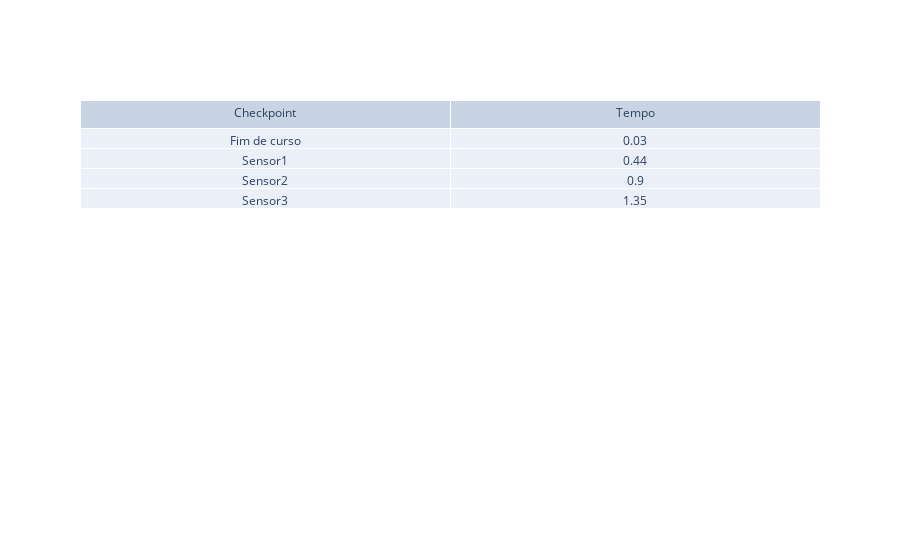
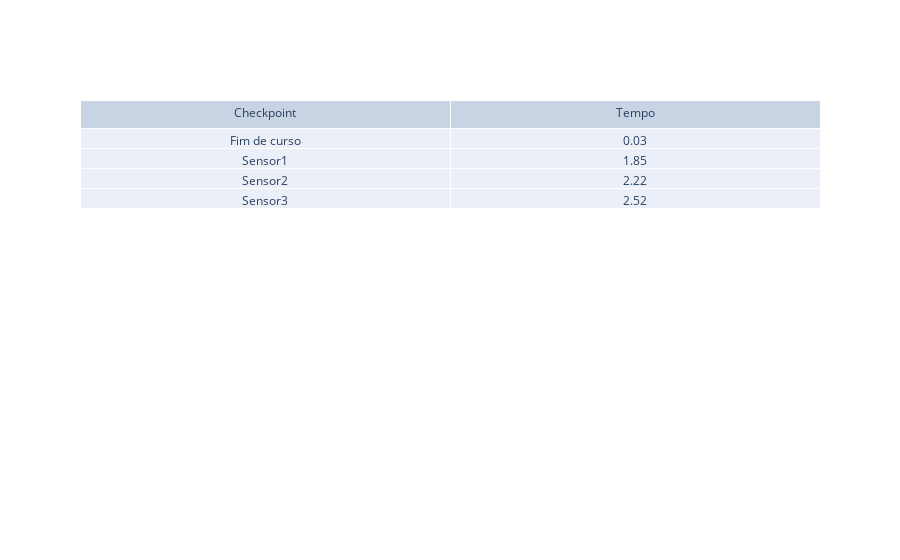
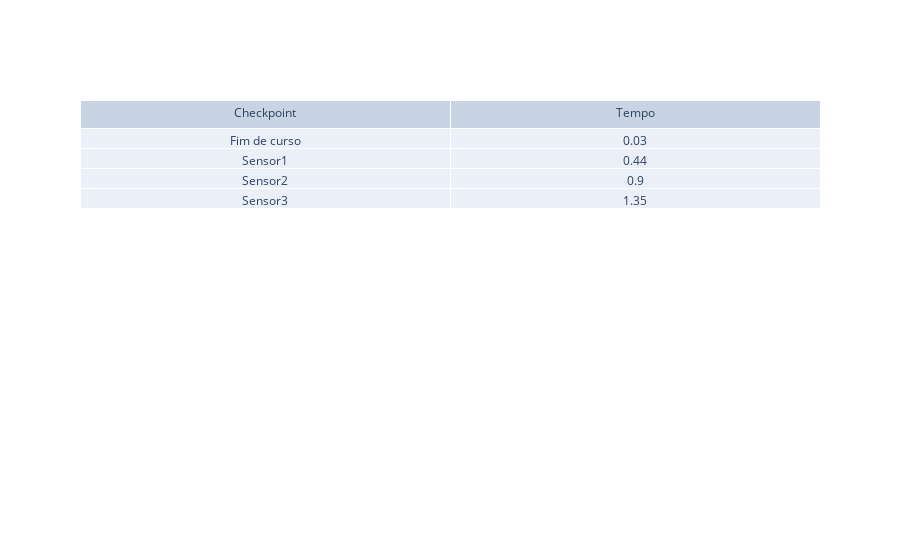
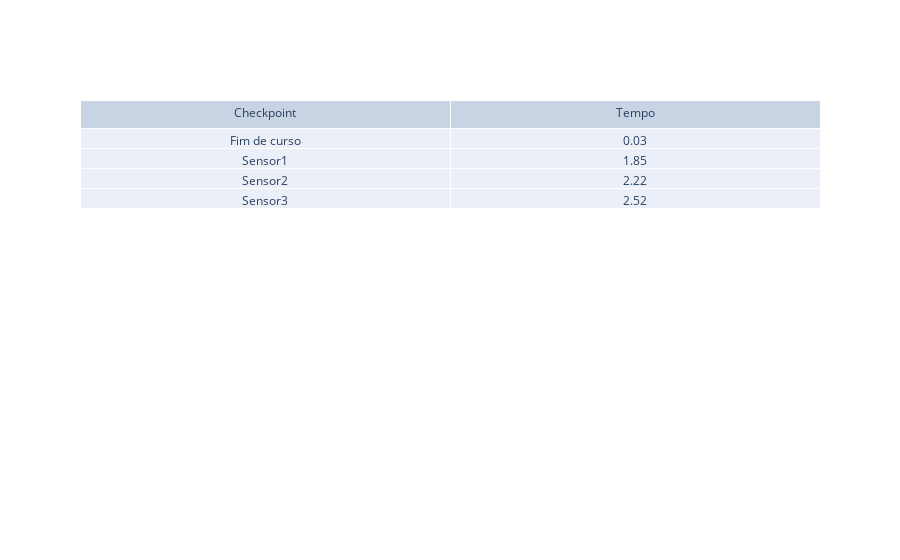

Notebook code cell kept with these figures, in order:
### Code cell
import pandas as pd
import matplotlib.pyplot as plt
import plotly.graph_objects as go
import plotly.express as px
import time

sistema = 1

while(sistema == 1):
    # Carregando os dados do arquivo CSV da pista 1
    tabela = pd.read_csv("https://docs.google.com/spreadsheets/d/e/2PACX-1vQ6kSZFFAFOmYCWc4oo2MgRmykG67g9W39rGsDJHnPdUCjXrVXRtN9Opt1JiViyXbBpmGqn3ACT3Noj/pub?gid=0&single=true&output=csv", sep=",")


    # Carregando os dados do arquivo CSV da pista 2
    tabela2 = pd.read_csv("https://docs.google.com/spreadsheets/d/e/2PACX-1vRueSMMti07iytADnJSDiFlxIwb1pFabu6wxPXOJhuymj-8mIvKR9LWvsRYoGnJy0pyjn5QPPYvxmdj/pub?gid=0&single=true&output=csv", sep=",")


    distanciaSensores = [0, 2, 4.5, 7.5]

    # Obtendo o último ciclo de tempo, velocidade e aceleração
    linhasTabela = len(tabela) - 1
    ultimoCicloTempo = tabela.loc[linhasTabela, ["tempoSensor1", "tempoSensor2", "tempoSensor3", "tempoSensor4"]]
    ultimoCicloVelocidade = tabela.loc[linhasTabela, ["velocidadeSensor1", "velocidadeSensor2", "velocidadeSensor3", "velocidadeSensor4"]]
    ultimoCicloAceleração = tabela.loc[linhasTabela, ["aceleracaoSensor1", "aceleracaoSensor2", "aceleracaoSensor3", "aceleracaoSensor4"]]


    # Obtendo o último ciclo de tempo, velocidade e aceleração
    linhasTabela2 = len(tabela2) - 1
    ultimoCicloTempo2 = tabela2.loc[linhasTabela2, ["tempoSensor1", "tempoSensor2", "tempoSensor3", "tempoSensor4"]]
    ultimoCicloVelocidade2 = tabela2.loc[linhasTabela2, ["velocidadeSensor1", "velocidadeSensor2", "velocidadeSensor3", "velocidadeSensor4"]]
    ultimoCicloAceleração2 = tabela2.loc[linhasTabela2, ["aceleracaoSensor1", "aceleracaoSensor2", "aceleracaoSensor3", "aceleracaoSensor4"]]


    fig = go.Figure(data=[go.Table(header=dict(values=['Checkpoint','Tempo']),
                cells=dict(values=[["Fim de curso", "Sensor1", "Sensor2", "Sensor3"],ultimoCicloTempo]))
                    ])
    fig.show()
    fig.write_image("tempo pista 1.png")

    fig2 = go.Figure(data=[go.Table(header=dict(values=['Checkpoint','Tempo']),
                cells=dict(values=[["Fim de curso", "Sensor1", "Sensor2", "Sensor3"],ultimoCicloTempo2]))
                    ])
    fig2.show()
    fig2.write_image("tempo pista 2.png")

    # Criando um gráfico de linha para Distancia x Tempo do último ciclo da pista 1
    plt.plot(ultimoCicloTempo, distanciaSensores, marker='o', linestyle='-')
    plt.ylim(0,10)
    plt.title("Distancia x tempo do último ciclo")
    plt.xlabel("Tempo (s) ")
    plt.ylabel("Distancia (m)")
    plt.grid(True)  # Adiciona uma grade de fundo
    plt.savefig('Grafico distancia pista 1.png', format='png')
    plt.show()

    # Criando um gráfico de linha para Distancia x Tempo do último ciclo da pista 2
    plt.plot(ultimoCicloTempo2, distanciaSensores, marker='o', linestyle='-')
    plt.ylim(0,10)
    plt.title("Distancia x tempo do último ciclo")
    plt.xlabel("Tempo (s) ")
    plt.ylabel("Distancia (m)")
    plt.grid(True)  # Adiciona uma grade de fundo
    plt.savefig('Grafico distancia pista 2.png', format='png')
    plt.show()


    # Criando um gráfico de linha para Velocidade x Tempo do último ciclo da pista 1
    plt.plot(ultimoCicloTempo, ultimoCicloVelocidade, marker='o', linestyle='-')
    plt.ylim(0,10)
    plt.title("Velocidade x tempo do último ciclo")
    plt.xlabel("Tempo (s) ")
    plt.ylabel("Velocidade (m/s)")
    plt.grid(True)  # Adiciona uma grade de fundo
    plt.savefig('Grafico Velocidade pista 1.png', format='png')
    plt.show()

    # Criando um gráfico de linha para Velocidade x Tempo do último ciclo da pista 2
    plt.plot(ultimoCicloTempo2, ultimoCicloVelocidade2, marker='o', linestyle='-')
    plt.ylim(0,10)
    plt.title("Velocidade x tempo do último ciclo")
    plt.xlabel("Tempo (s) ")
    plt.ylabel("Velocidade (m/s)")
    plt.grid(True)  # Adiciona uma grade de fundo
    plt.savefig('Grafico Velocidade pista 2.png', format='png')
    plt.show()

    # Criando um gráfico de linha para Aceleração x Tempo do último ciclo da pista 1
    plt.plot(ultimoCicloTempo, ultimoCicloAceleração, marker='o', linestyle='-')
    plt.ylim(0,10)
    plt.title("Aceleração x tempo do último ciclo")
    plt.xlabel("Tempo (s)")
    plt.ylabel("Aceleração (m/2²)")
    plt.grid(True)  # Adiciona uma grade de fundo
    plt.savefig('Grafico aceleração pista 1.png', format='png')
    plt.show()

    # Criando um gráfico de linha para Aceleração x Tempo do último ciclo da pista 2
    plt.plot(ultimoCicloTempo2, ultimoCicloAceleração2, marker='o', linestyle='-')
    plt.ylim(0,10)
    plt.title("Aceleração x tempo do último ciclo")
    plt.xlabel("Tempo (s)")
    plt.ylabel("Aceleração (m/2²)")
    plt.grid(True)  # Adiciona uma grade de fundo
    plt.savefig('Grafico aceleração pista 2.png', format='png')
    plt.show()

    time.sleep(20)

### Figure 1 — Plotly figure (JSON) as saved in the notebook; plotly's stock layout.template omitted (floating-point values rounded to 4 significant figures)
{"data": [{"cells": {"values": [["Fim de curso", "Sensor1", "Sensor2", "Sensor3"], [0.03, 0.44, 0.9, 1.35]]}, "header": {"values": ["Checkpoint", "Tempo"]}, "type": "table"}], "layout": {}}

### Figure 2 — Plotly figure (JSON) as saved in the notebook; plotly's stock layout.template omitted (floating-point values rounded to 4 significant figures)
{"data": [{"cells": {"values": [["Fim de curso", "Sensor1", "Sensor2", "Sensor3"], [0.03, 1.85, 2.22, 2.52]]}, "header": {"values": ["Checkpoint", "Tempo"]}, "type": "table"}], "layout": {}}

### Figure 3 — Plotly figure (JSON) as saved in the notebook; plotly's stock layout.template omitted (floating-point values rounded to 4 significant figures)
{"data": [{"cells": {"values": [["Fim de curso", "Sensor1", "Sensor2", "Sensor3"], [0.03, 0.44, 0.9, 1.35]]}, "header": {"values": ["Checkpoint", "Tempo"]}, "type": "table"}], "layout": {}}

### Figure 4 — Plotly figure (JSON) as saved in the notebook; plotly's stock layout.template omitted (floating-point values rounded to 4 significant figures)
{"data": [{"cells": {"values": [["Fim de curso", "Sensor1", "Sensor2", "Sensor3"], [0.03, 1.85, 2.22, 2.52]]}, "header": {"values": ["Checkpoint", "Tempo"]}, "type": "table"}], "layout": {}}
